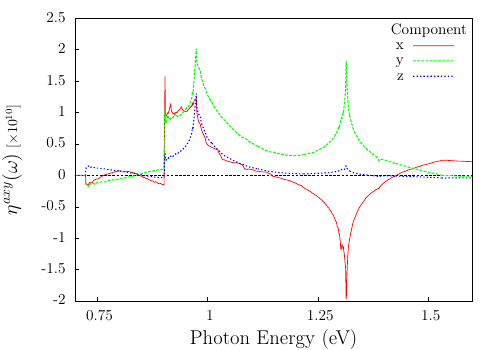

Reproduce this figure in gnuplot.
set terminal epslatex color colortext dashed standalone

set xlabel "{\\Large Photon Energy (eV)}"


set xtics 0.25 nomirror
set ytics nomirror

#z lenght of layer [Angstroms (la) & meters (lm)]
lb=5.564770163
la=2.944749766
lm=la*1E-10

set zeroaxis lw 1 lt 2 lc 0
#set label "{\\Large C$_{16}$H$_{8}$-alt}"   at  graph 0.8, graph 0.9 


#######   THREE IN ONE PLOT 
set xrange [0.7:1.6]
#set yrange [-6:5]

set key title "Component"

set ylabel "{{\\Large $\\eta^{axy}(\\omega)$} {\\small $[\\times 10^{10}]$}}"
#set key left bottom
set output "eta-alt.tex"
p   "../res/calEta2.kk_xxy_yxy_zxy_14452_1_65-nospin2_scissor_0_Nc_41" u 1:($2/1E+10) title "x" w l ls 1 lw 2 lt 1,\
	"../res/calEta2.kk_xxy_yxy_zxy_14452_1_65-nospin2_scissor_0_Nc_41" u 1:($3/1E+10) title "y" w l ls 2 lw 3 lt 2,\
	"../res/calEta2.kk_xxy_yxy_zxy_14452_1_65-nospin2_scissor_0_Nc_41" u 1:($4/1E+10) title "z" w l ls 3 lw 3 lt 3
